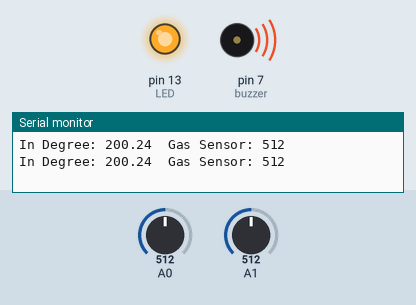
Simulated run of this sketch. Board: Arduino Uno, built with avr-gcc and run on an emulated ATmega328P. Parts: output pins drawn as LEDs (lit = HIGH), buzzer (waves = sounding, pin HIGH), the last lines printed to the serial monitor. The inputs (shaded band) are chosen by the test bench; at power-on: A1 = 512, A0 = 512.

Above: at 1.8 s.
1.9 s: A1 set to 273
3.4 s: A1 set to 252
At 5.0 s:
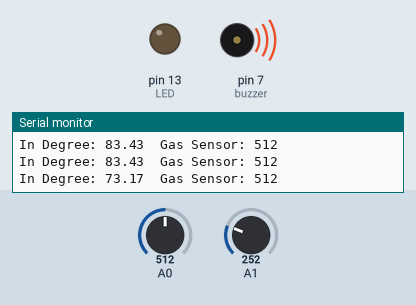
5.5 s: A0 set to 107
7.2 s: A0 set to 95
At 9.2 s:
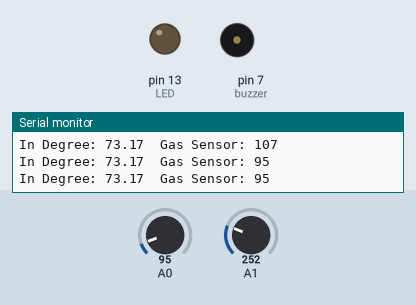
9.5 s: A1 set to 306
At 11.0 s:
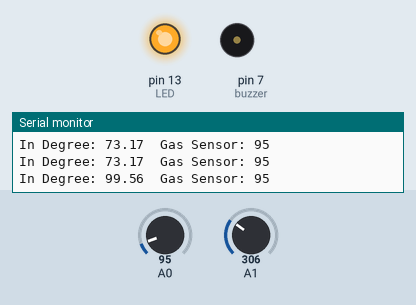
11.5 s: A1 set to 122
At 12.6 s:
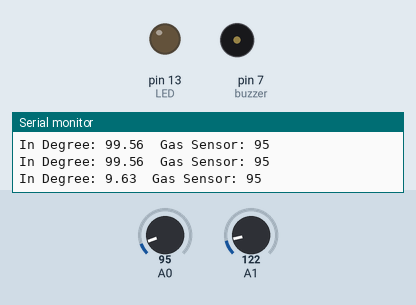
Timing chart, 0 to 14.5 s (numbered marks = the images above; inputs shaded):
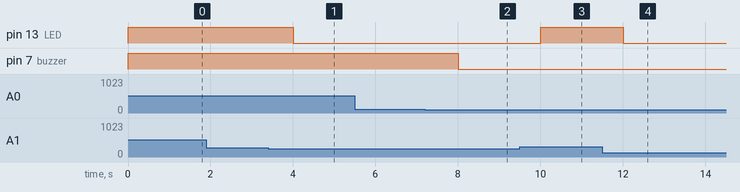

Measured:
- the behaviour switches between 266 and 265 on A1 (found by bisection; images 0 and 1)
- the behaviour switches between 100 and 99 on A0 (found by bisection; images 1 and 2)
- after the input at 3.4 s, pin 13 (LED): HIGH → LOW after 0.60 s
- after the input at 7.2 s, pin 7 (buzzer): HIGH → LOW after 0.81 s
- after the input at 9.5 s, pin 13 (LED): LOW → HIGH after 0.51 s
- after the input at 11.5 s, pin 13 (LED): HIGH → LOW after 0.51 s

The sketch:

fire_alarm_using_temperature_and_gas_sensor1.ino
```cpp
//Owner : Saleh Sadid Mir
// CSE, KUET

/*Title: Fire Alarm Using Temperature and Gas Sensor*/

float temp;
float vout;//output of the temp sensor
float vout1;// if temp inc a new voltage will be produced
int LED = 13;
int gassensor;
int buzzer=7;

void setup()
{
  pinMode(A0, INPUT);
  pinMode(A1, INPUT);
  pinMode(LED, OUTPUT);
  pinMode(buzzer, OUTPUT);
  Serial.begin(9600);
}

void loop()
{
  vout= analogRead(A1);
  vout1=( vout/1023)*5000;
  temp= (vout1-500)/10;
  gassensor= analogRead(A0);

  if(temp>=80){
    digitalWrite(LED, HIGH);
  }
  else{
    digitalWrite(LED, LOW);
  }

  if(gassensor>=100){
    digitalWrite(buzzer, HIGH);
  }
  else{
    digitalWrite(buzzer, LOW);
  }

  //printing in serial monitor
  Serial.print("In Degree:");
  Serial.print(" ");
  Serial.print(temp);

  Serial.print("\t");

  Serial.print("Gas Sensor:");
  Serial.print(" ");
  Serial.print(gassensor);
  Serial.println();
  delay(1000);

}
```
